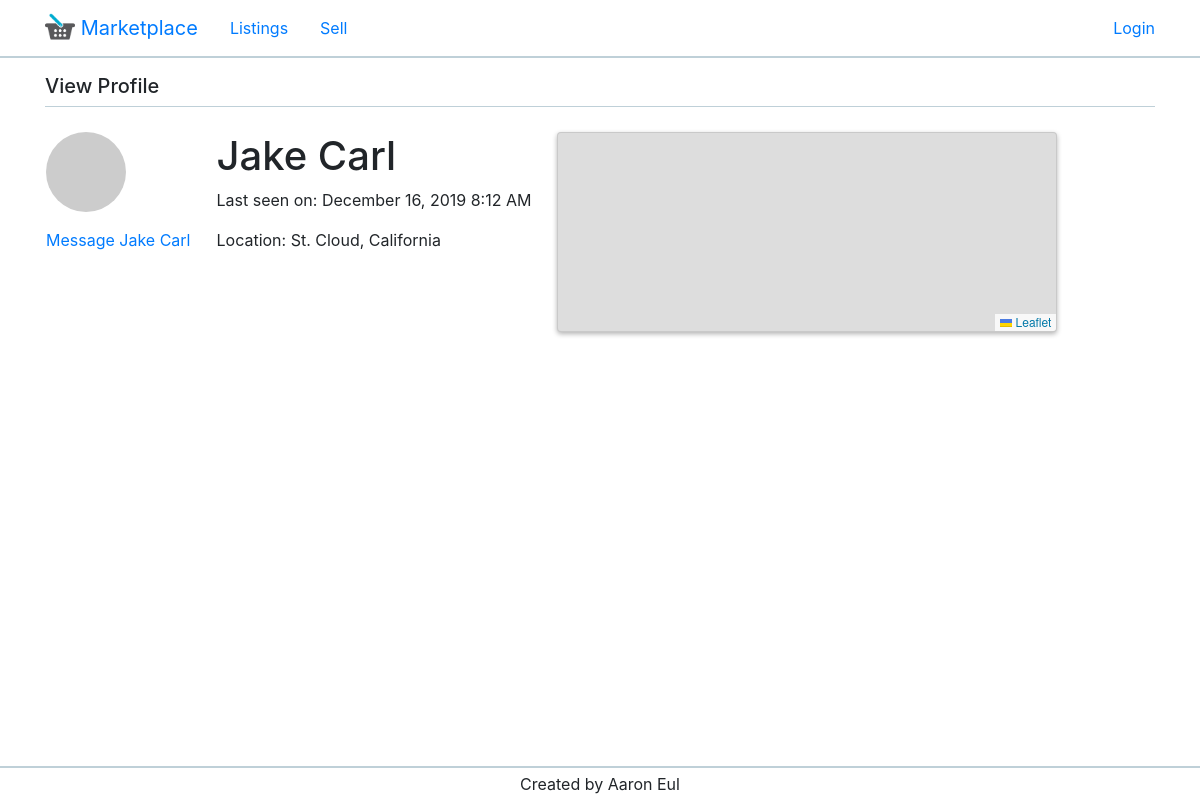
/user/4, run on an earlier commit of the app's database.
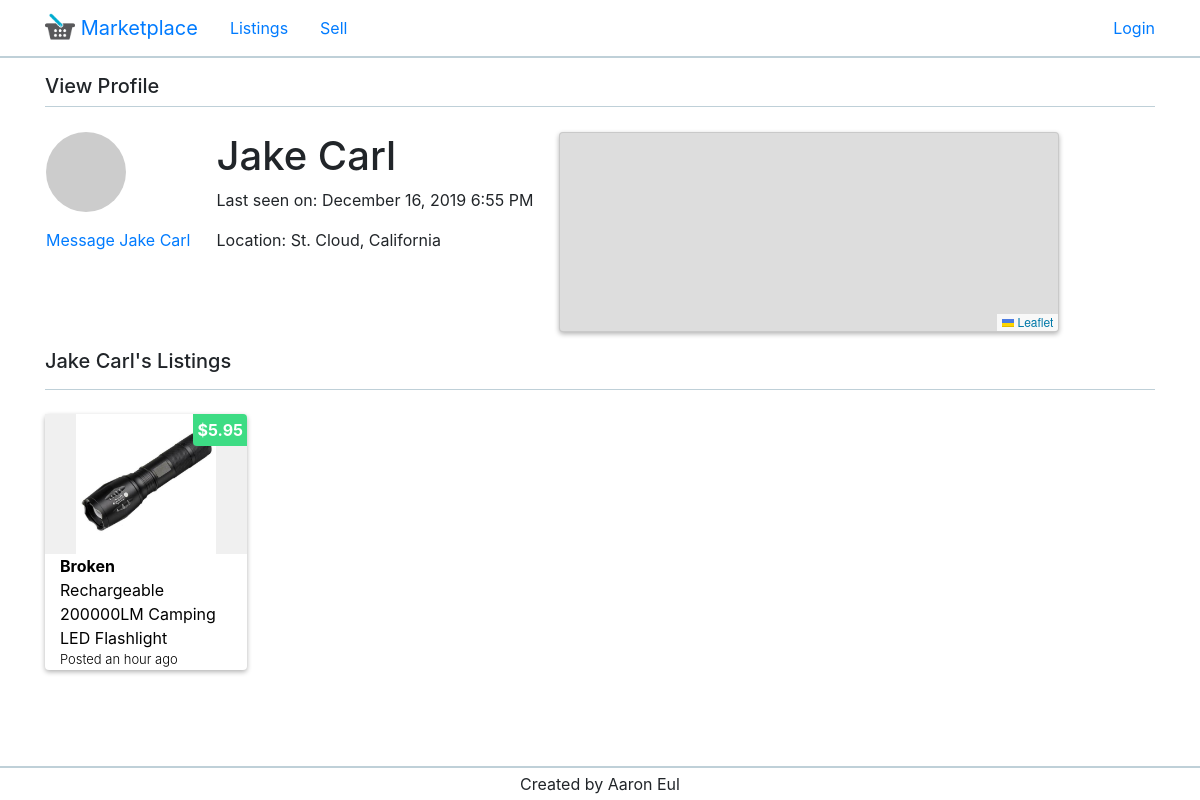
And on a later commit of the database.
### app/models.py (models this page shows, shortened)
class User(UserMixin, db.Model):
    id = db.Column(db.Integer, primary_key=True)
    name = db.Column(db.String(30))
    email = db.Column(db.String(120), index=True, unique=True)
    password_hash = db.Column(db.String(128))
    state = db.Column(db.String(20))
    city = db.Column(db.String(50))
    listings = db.relationship('Listing', backref='author', lazy='dynamic')
    last_seen = db.Column(db.DateTime, default=datetime.utcnow)
    def avatar(self, size):
        digest = md5(self.email.lower().encode('utf-8')).hexdigest()
        return 'https://www.gravatar.com/avatar/{}?d=identicon&s={}'.format(digest, size)

class Listing(db.Model):
    id = db.Column(db.Integer, primary_key=True)
    title = db.Column(db.String(100))
    price = db.Column(db.String(20))  # number db.Float
    condition = db.Column(db.String(10))
    body = db.Column(db.String(300))
    timestamp = db.Column(db.DateTime, index=True, default=datetime.utcnow)
    user_id = db.Column(db.Integer, db.ForeignKey('user.id'))

class Image(db.Model):
    id = db.Column(db.Integer, primary_key=True)
    name = db.Column(db.String(100))
    extension = db.Column(db.String(100))
    instance = db.Column(db.Integer)
    src = db.Column(db.String(100))
    listing_id = db.Column(db.Integer, db.ForeignKey('listing.id'))

### app/routes.py (the view)
@app.route('/user/<id>')
def user(id):
    _user = User.query.filter_by(id=id).first_or_404()
    listings = Listing.query.filter_by(user_id=_user.id).order_by(Listing.timestamp.desc()).all()
    images = {}
    for _listing in listings:
        images[_listing.id] = Image.query.filter_by(listing_id=_listing.id).first()
    return render_template('user.html', user=_user, listings=listings, images=images, title='View Profile', user_info=False)

### app/routes.py (called while the page is built)
@app.before_request
def before_request():
    if current_user.is_authenticated:
        current_user.last_seen = datetime.utcnow()
        db.session.commit()

### app/templates/user.html (shortened to what this page needs)
{% extends "base.html" %}
{% block app_content %}
    <link rel="stylesheet" href="https://unpkg.com/leaflet@1.6.0/dist/leaflet.css"
/>
    <table id="user-table">
        <tr valign="top">
            <td class="mr-4">
                <img class="profile-image" src="{{ user.avatar(128) }}">
                {% if user != current_user %}
                    <p class="mt-3 mb-0"><a href="{{ url_for('message', id=user.id) }}">Message {{ user.name }}</a></p>
                {% endif %}
            </td>
            <td class="mr-4">
                <h1>{{ user.name }}</h1>
                {% if user.last_seen %}
                    <p>Last seen on: {{ moment(user.last_seen).format('LLL') }}</p>
                {% endif %}
                <p>Location: {{ user.city }}, {{ user.state }}</p>
            </td>
            <td>
                <div id="map"></div>
            </td>
        </tr>
    </table>
    {% if listings %}
    <div class="title-container mt-3 mb-4">
        <h5 class="mt-3 mb-3">{{ user.name }}'s Listings</h5>
    </div>
    {% endif %}
    {% include "_listings.html" %}
{% endblock %}

### app/templates/base.html (shortened to what this page needs)
{% extends "bootstrap_base.html" %}
{% block navbar %}
    <nav class="navbar">
        <div class="container">
            <ul class="nav navbar-left">
                <li class="nav-item">
                    <a class="navbar-brand" href="{{ url_for('index') }}">
                        <img src="../static/assets/logo2.png" width="30" height="30" class="d-inline-block align-top" alt="">
                        Marketplace
                    </a>
                </li>
                <li class="nav-item">
                    <a class="nav-link" href="{{ url_for('index') }}">Listings</a>
                </li>
                <li class="nav-item">
                    <a class="nav-link" href="{{ url_for('new_listing') }}">Sell</a>
                </li>
            </ul>
            <ul class="nav navbar-right">
                {% if current_user.is_anonymous %}
                <li class="nav-item"><a href="{{ url_for('login') }}">Login</a></li>
                {% else %}
                <li class="nav-item"><a class="nav-link"  href="{{ url_for('user', id=current_user.id) }}">Profile</a></li>
                <li class="nav-item"><a class="nav-link"  href="{{ url_for('logout') }}">Logout</a></li>
                {% endif %}
            </ul>
        </div>
    </nav>
    <div class="container mt-3 mb-4">
        <div class="title-container">
            <h5>{{ title }}</h5>
        </div>
    </div>
{% endblock %}
{% block styles %}
    <link rel="stylesheet" href="../static/style/style.css">
{% endblock %}
{% block content %}
    <div class="container pb-5">
        {% block app_content %}{% endblock %}
    </div>
{% endblock %}
{% block footer %}
    <footer>
        <div class="container footer">
            <p class="mt-1 mb-1">Created by Aaron Eul</p>
        </div>
    </footer>
{% endblock %}

### app/templates/bootstrap_base.html (shortened to what this page needs)
<!doctype html>
<html lang="en">
  <head>
    <link rel="stylesheet" href="https://maxcdn.bootstrapcdn.com/bootstrap/4.0.0/css/bootstrap.min.css">
    {% block styles %}
    {% endblock %}
  </head>
  <body>
    {% block navbar %}
    {% endblock %}
    {% block content %}
    {% endblock %}
    {% block footer %}
    {% endblock %}
  </body>
</html>

### app/templates/_listings.html
<div id="listings" class="d-flex flex-row flex-wrap mt-3" onload="init()">
    {% for listing in listings %}
        {% include "_listing.html" %}
    {% endfor %}
</div>

### app/templates/_listing.html (shortened to what this page needs)
<div class="listing mb-4 ml-4">
    <a class="listing-a" href="{{ url_for('listing', id=listing.id) }}">
        <div class="price p-1">${{ listing.price }}</div>
        <div class="container-fluid image-container">
            <div>
                <img height="140" width="auto" src="../static/listing_images/{{ images[listing.id].src }}"/>
            </div>
        </div>
    </a>
    <div class="container-fluid">
        <a class="listing-a" href="{{ url_for('listing', id=listing.id) }}">
            <p class="condition m-0">{{ listing.condition }}</p>
            <p class="m-0">{{ listing.title }}</p>
            <p class="m-0 time-created">Posted {{ moment(listing.timestamp).fromNow() }}</p>
        </a>
    </div>
</div>

### app/static/style/style.css (style rules this page uses)
.profile-image { border-radius: 50%; }
#listings { margin-left: -1.5rem; align-items: flex-start; }
#user-table td { display: inline-block; }
#map { width: 500px; height: 200px; overflow: hidden; box-shadow: 0 2px 5px rgba(0,0,0,0.3); border-radius: 4px; border: solid 1px #80808038; }
.listing { width: 202px; background: #fff; box-shadow: 0 2px 5px rgba(0,0,0,0.3); border-radius: 4px; position: relative; }
.listing a { color: black; text-decoration: none; }
.condition { font-weight: 700; }
.time-created { font-size: small; font-weight: 300; }
.image-container { background: #f0f0f0; height: 140px; text-align: center; }
.image-container > div { width: 100%; height: 100%; overflow: hidden; }
.price { position: absolute; right: 0; background: #3ddc84; border-bottom-left-radius: 4px; border-top-right-radius: 4px; color: white; font-weight: bold; text-align: center; }
.footer > p { text-align: center; }
.title-container { border-bottom: #bfd0d8 solid 1px; }
nav { border-bottom: #bfd0d8 solid 2px; }
footer { border-top: #bfd0d8 solid 2px; position: fixed; bottom: 0; width: 100%; background: white; }

What changed in the data, as far as the page shows it:
changed User "Jake Carl": last_seen "December 16, 2019 8:12 AM" → "December 16, 2019 6:55 PM"; name (not shown) → "Jake Carl"
added Listing: price "5.95", src (picture), condition "Broken", title "Rechargeable 200000LM Camping LED Flashlight", timestamp "an hour ago"
Also different on the page:
text now shown: "'s Listings"
